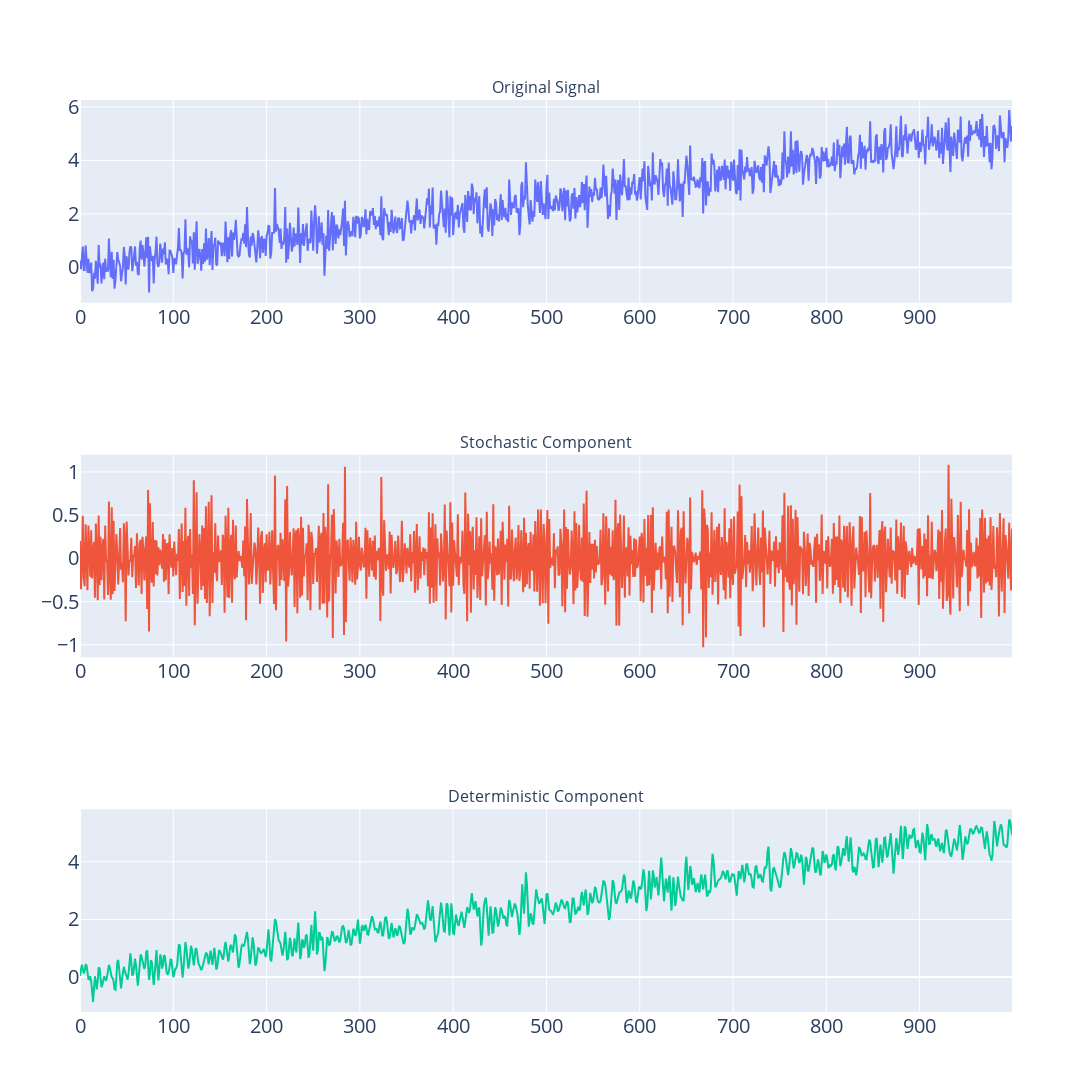

This figure's notebook cell:
### Code cell
stochastic_component, deterministic_component = smooth_signal.wavelet_wrapper(time_series, t, wavelet_type = 'dmey', plot_components = True)

### Figure 1 — Plotly figure (JSON) as saved in the notebook; plotly's stock layout.template omitted (floating-point values rounded to 4 significant figures; data arrays with more than 128 entries replaced by an {"elided": "..."} marker saying what was removed)
{"data": [{"mode": "lines", "name": "Original Signal", "type": "scatter", "x": {"elided": "1000 int values"}, "xaxis": "x", "y": {"elided": "1000 float values"}, "yaxis": "y"}, {"mode": "lines", "name": "Stochastic Component", "type": "scatter", "x": {"elided": "1000 int values"}, "xaxis": "x2", "y": {"elided": "1000 float values"}, "yaxis": "y2"}, {"mode": "lines", "name": "Deterministic Component", "type": "scatter", "x": {"elided": "1000 int values"}, "xaxis": "x3", "y": {"elided": "1000 float values"}, "yaxis": "y3"}], "layout": {"annotations": [{"font": {"size": 16}, "showarrow": false, "text": "Original Signal", "x": 0.5, "xanchor": "center", "xref": "paper", "y": 1, "yanchor": "bottom", "yref": "paper"}, {"font": {"size": 16}, "showarrow": false, "text": "Stochastic Component", "x": 0.5, "xanchor": "center", "xref": "paper", "y": 0.6111, "yanchor": "bottom", "yref": "paper"}, {"font": {"size": 16}, "showarrow": false, "text": "Deterministic Component", "x": 0.5, "xanchor": "center", "xref": "paper", "y": 0.2222, "yanchor": "bottom", "yref": "paper"}], "font": {"size": 20}, "height": 1200, "showlegend": false, "width": 2000, "xaxis": {"anchor": "y", "domain": [0, 1]}, "xaxis2": {"anchor": "y2", "domain": [0, 1]}, "xaxis3": {"anchor": "y3", "domain": [0, 1]}, "yaxis": {"anchor": "x", "domain": [0.7778, 1]}, "yaxis2": {"anchor": "x2", "domain": [0.3889, 0.6111]}, "yaxis3": {"anchor": "x3", "domain": [0, 0.2222]}}}
